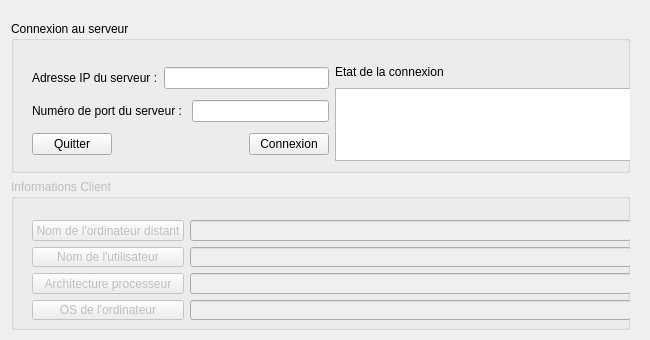
<?xml version="1.0" encoding="UTF-8"?>
<ui version="4.0">
 <class>ClientWidget</class>
 <widget class="QWidget" name="ClientWidget">
  <property name="geometry">
   <rect>
    <x>0</x>
    <y>0</y>
    <width>650</width>
    <height>340</height>
   </rect>
  </property>
  <property name="minimumSize">
   <size>
    <width>650</width>
    <height>340</height>
   </size>
  </property>
  <property name="maximumSize">
   <size>
    <width>650</width>
    <height>340</height>
   </size>
  </property>
  <property name="windowTitle">
   <string>ClientWidget</string>
  </property>
  <widget class="QWidget" name="layoutWidget">
   <property name="geometry">
    <rect>
     <x>0</x>
     <y>10</y>
     <width>641</width>
     <height>331</height>
    </rect>
   </property>
   <layout class="QVBoxLayout" name="verticalLayout_5">
    <item>
     <widget class="QGroupBox" name="groupBoxConnexionServeur">
      <property name="title">
       <string>Connexion au serveur</string>
      </property>
      <widget class="QWidget" name="layoutWidget">
       <property name="geometry">
        <rect>
         <x>10</x>
         <y>30</y>
         <width>621</width>
         <height>121</height>
        </rect>
       </property>
       <layout class="QHBoxLayout" name="horizontalLayout_5">
        <item>
         <layout class="QVBoxLayout" name="verticalLayout">
          <item>
           <layout class="QHBoxLayout" name="horizontalLayout_3">
            <item>
             <widget class="QLabel" name="labelIPServeur">
              <property name="text">
               <string>Adresse IP du serveur :</string>
              </property>
             </widget>
            </item>
            <item>
             <widget class="QLineEdit" name="lineEditIPServeur"/>
            </item>
           </layout>
          </item>
          <item>
           <layout class="QHBoxLayout" name="horizontalLayout_2">
            <item>
             <widget class="QLabel" name="label">
              <property name="text">
               <string>Numéro de port du serveur : </string>
              </property>
             </widget>
            </item>
            <item>
             <widget class="QLineEdit" name="lineEditPortServeur"/>
            </item>
           </layout>
          </item>
          <item>
           <layout class="QHBoxLayout" name="horizontalLayout">
            <item>
             <widget class="QPushButton" name="pushButtonQuitter">
              <property name="text">
               <string>Quitter</string>
              </property>
             </widget>
            </item>
            <item>
             <spacer name="horizontalSpacer">
              <property name="orientation">
               <enum>Qt::Horizontal</enum>
              </property>
              <property name="sizeHint" stdset="0">
               <size>
                <width>40</width>
                <height>20</height>
               </size>
              </property>
             </spacer>
            </item>
            <item>
             <widget class="QPushButton" name="pushButtonConnexion">
              <property name="text">
               <string>Connexion</string>
              </property>
             </widget>
            </item>
           </layout>
          </item>
         </layout>
        </item>
        <item>
         <layout class="QVBoxLayout" name="verticalLayout_2">
          <item>
           <layout class="QHBoxLayout" name="horizontalLayout_4">
            <item>
             <widget class="QLabel" name="labelEtatConnexion">
              <property name="text">
               <string>Etat de la connexion</string>
              </property>
             </widget>
            </item>
            <item>
             <spacer name="horizontalSpacer_2">
              <property name="orientation">
               <enum>Qt::Horizontal</enum>
              </property>
              <property name="sizeHint" stdset="0">
               <size>
                <width>40</width>
                <height>20</height>
               </size>
              </property>
             </spacer>
            </item>
           </layout>
          </item>
          <item>
           <widget class="QTextEdit" name="textEditEtat"/>
          </item>
         </layout>
        </item>
       </layout>
      </widget>
     </widget>
    </item>
    <item>
     <widget class="QGroupBox" name="groupBoxInfosClient">
      <property name="enabled">
       <bool>false</bool>
      </property>
      <property name="title">
       <string>Informations Client</string>
      </property>
      <widget class="QWidget" name="layoutWidget">
       <property name="geometry">
        <rect>
         <x>10</x>
         <y>30</y>
         <width>621</width>
         <height>122</height>
        </rect>
       </property>
       <layout class="QHBoxLayout" name="horizontalLayout_6">
        <item>
         <layout class="QVBoxLayout" name="verticalLayout_3">
          <item>
           <widget class="QPushButton" name="pushButtonOrdinateur">
            <property name="text">
             <string>Nom de l'ordinateur distant</string>
            </property>
           </widget>
          </item>
          <item>
           <widget class="QPushButton" name="pushButtonUtilisateur">
            <property name="text">
             <string>Nom de l'utilisateur</string>
            </property>
           </widget>
          </item>
          <item>
           <widget class="QPushButton" name="pushButtonArchitecture">
            <property name="text">
             <string>Architecture processeur</string>
            </property>
           </widget>
          </item>
          <item>
           <widget class="QPushButton" name="pushButtonOS">
            <property name="text">
             <string>OS de l'ordinateur</string>
            </property>
           </widget>
          </item>
         </layout>
        </item>
        <item>
         <layout class="QVBoxLayout" name="verticalLayout_4">
          <item>
           <widget class="QLineEdit" name="lineEditNomOrdiDistant">
            <property name="readOnly">
             <bool>true</bool>
            </property>
           </widget>
          </item>
          <item>
           <widget class="QLineEdit" name="lineEditNomUtilisateur">
            <property name="readOnly">
             <bool>true</bool>
            </property>
           </widget>
          </item>
          <item>
           <widget class="QLineEdit" name="lineEditArchiProcess">
            <property name="readOnly">
             <bool>true</bool>
            </property>
           </widget>
          </item>
          <item>
           <widget class="QLineEdit" name="lineEditOSOrdinateur">
            <property name="readOnly">
             <bool>true</bool>
            </property>
           </widget>
          </item>
         </layout>
        </item>
       </layout>
      </widget>
     </widget>
    </item>
   </layout>
  </widget>
 </widget>
 <layoutdefault spacing="6" margin="11"/>
 <resources/>
 <connections>
  <connection>
   <sender>pushButtonQuitter</sender>
   <signal>clicked()</signal>
   <receiver>ClientWidget</receiver>
   <slot>close()</slot>
   <hints>
    <hint type="sourcelabel">
     <x>62</x>
     <y>141</y>
    </hint>
    <hint type="destinationlabel">
     <x>155</x>
     <y>339</y>
    </hint>
   </hints>
  </connection>
 </connections>
</ui>
